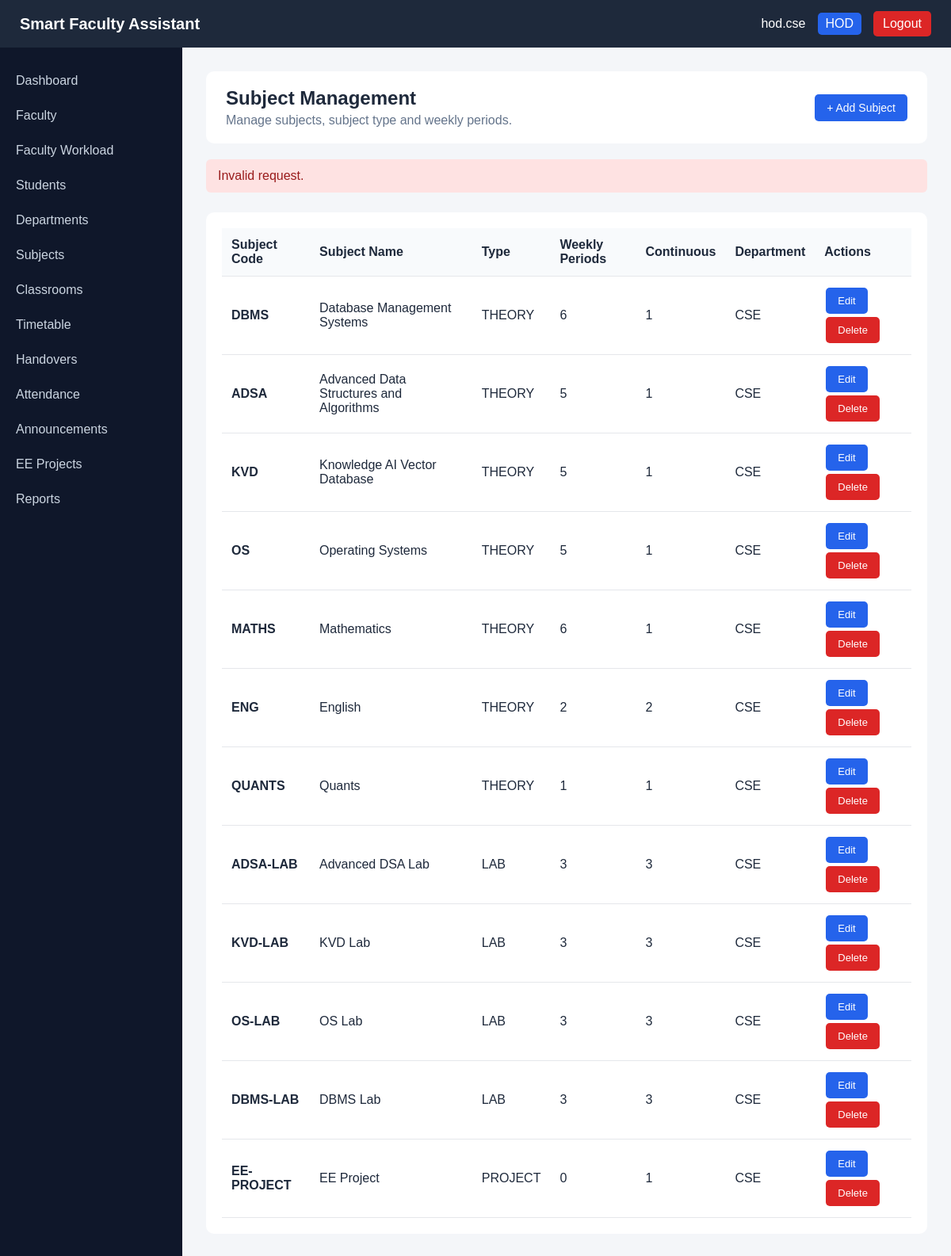
The page /admin/subjects.php?error=invalid_request (signed in) on the database its author committed.
### tables this page shows
CREATE TABLE subjects (
    subject_id INT AUTO_INCREMENT PRIMARY KEY,

    subject_code VARCHAR(30) NOT NULL UNIQUE,

    subject_name VARCHAR(100) NOT NULL,

    subject_type ENUM(
        'THEORY',
        'LAB',
        'PROJECT'
    ) NOT NULL,

    weekly_periods INT NOT NULL DEFAULT 0,

    continuous_periods INT NOT NULL DEFAULT 1,

    department_id INT,

    FOREIGN KEY (department_id)
        REFERENCES departments(department_id)
        ON DELETE SET NULL
        ON UPDATE CASCADE
);

CREATE TABLE departments (
    department_id INT AUTO_INCREMENT PRIMARY KEY,

    department_code VARCHAR(20) NOT NULL UNIQUE,

    department_name VARCHAR(100) NOT NULL UNIQUE
);

### admin/subjects.php (the view, shortened to what this page needs)
<?php
require_once "../config/database.php";
$sql = "
    SELECT
        s.subject_id,
        s.subject_code,
        s.subject_name,
        s.subject_type,
        s.weekly_periods,
        s.continuous_periods,
        s.department_id,
        d.department_code,
        d.department_name
    FROM subjects s
    LEFT JOIN departments d
        ON s.department_id = d.department_id
    ORDER BY s.subject_id ASC
";
$result = $conn->query($sql);
?>
<?php require_once "../includes/header.php"; ?>
<?php require_once "../includes/navbar.php"; ?>
<?php require_once "../includes/sidebar.php"; ?>
<main>
    <div class="page-header">
        <div>
            <h1>Subject Management</h1>
            <p>
                Manage subjects, subject type and weekly periods.
            </p>
        </div>
        <a
            href="subject-add.php"
            class="btn btn-primary"
        >
            + Add Subject
        </a>
    </div>
    <?php if (isset($_GET["error"])): ?>
        <div class="alert alert-error">
            <?php
            $error = $_GET["error"];
            if ($error === "in_use") {
                echo "This subject cannot be deleted because it is already being used.";
            } elseif ($error === "not_found") {
                echo "Subject not found.";
            } elseif ($error === "delete_failed") {
                echo "Failed to delete subject.";
            } elseif ($error === "invalid_request") {
                echo "Invalid request.";
            } else {
                echo "An error occurred.";
            }
            ?>
        </div>
    <?php endif; ?>
    <div class="table-container">
        <table>
            <thead>
                <tr>
                    <th>Subject Code</th>
                    <th>Subject Name</th>
                    <th>Type</th>
                    <th>Weekly Periods</th>
                    <th>Continuous</th>
                    <th>Department</th>
                    <th>Actions</th>
                </tr>
            </thead>
            <tbody>
                <?php if ($result && $result->num_rows > 0): ?>
                    <?php while ($row = $result->fetch_assoc()): ?>
                        <tr>
                            <td>
                                <strong>
                                    <?php
                                    echo htmlspecialchars(
                                        $row["subject_code"]
                                    );
                                    ?>
                                </strong>
                            </td>
                            <td>
                                <?php
                                echo htmlspecialchars(
                                    $row["subject_name"]
                                );
                                ?>
                            </td>
                            <td>
                                <?php if ($row["subject_type"] === "THEORY"): ?>
                                    <span class="status-badge active">
                                        THEORY
                                    </span>
                                <?php elseif ($row["subject_type"] === "LAB"): ?>
                                    <span class="status-badge warning">
                                        LAB
                                    </span>
                                <?php else: ?>
                                    <span class="status-badge">
                                        PROJECT
                                    </span>
                                <?php endif; ?>
                            </td>
                            <td>
                                <?php
                                echo (int)$row["weekly_periods"];
                                ?>
                            </td>
                            <td>
                                <?php
                                echo (int)$row["continuous_periods"];
                                ?>
                            </td>
                            <td>
                                <?php
                                if (!empty($row["department_code"])) {
                                    echo htmlspecialchars(
                                        $row["department_code"]
                                    );
                                } else {
                                    echo "Not assigned";
                                }
                                ?>
                            </td>
                            <td>
                                <a
                                    href="subject-edit.php?id=<?php
                                        echo (int)$row["subject_id"];
                                    ?>"
                                    class="btn btn-primary"
                                >
                                    Edit
                                </a>
                                <a
                                    href="subject-delete.php?id=<?php
                                        echo (int)$row["subject_id"];
                                    ?>"
                                    class="btn btn-danger"
                                    onclick="
                                        return confirm(
                                            'WARNING: This will permanently delete this subject. Continue?'
                                        );
                                    "
                                >
                                    Delete
                                </a>
                            </td>
                        </tr>
                    <?php endwhile; ?>
                <?php endif; ?>
            </tbody>
        </table>
    </div>
</main>
<?php require_once "../includes/footer.php"; ?>

### assets/css/style.css (style rules this page uses)
* { margin: 0; padding: 0; box-sizing: border-box; }
body { font-family: Arial, sans-serif; background: #f4f6f9; color: #1e293b; }
main, .main-content { margin-left: 230px; padding: 90px 30px 30px; min-height: 100vh; width: auto; box-sizing: border-box; }
.page-header { display: flex; justify-content: space-between; align-items: center; width: 100%; padding: 20px 25px; margin-bottom: 20px; background: #ffffff; border-radius: 10px; box-sizing: border-box; gap: 20px; }
.page-header p { margin: 0; color: #64748b; }
.page-header .btn { flex-shrink: 0; }
.table-container { background: white; padding: 20px; border-radius: 10px; margin-top: 25px; overflow-x: auto; }
table { width: 100%; border-collapse: collapse; }
th, td { padding: 12px; border-bottom: 1px solid #e5e7eb; text-align: left; }
th { background: #f8fafc; }
.btn { display: inline-block; padding: 9px 15px; border: none; border-radius: 5px; text-decoration: none; cursor: pointer; font-size: 14px; }
.btn-primary { background: #2563eb; color: white; }
.btn-danger { background: #dc2626; color: white; }
.alert { padding: 12px 15px; margin-bottom: 20px; border-radius: 6px; }
.table-container .btn { margin: 2px; font-size: 13px; }
.alert-error { background: #fee2e2; color: #991b1b; padding: 12px 15px; margin-bottom: 20px; border-radius: 6px; }
.page-header h1 { margin: 0 0 5px 0; color: #1e293b; font-size: 24px; }

### rows shown on the page
subjects: subject_code "DBMS", subject_name "Database Management Systems", subject_type "THEORY", weekly_periods "6", continuous_periods "1", department.department_code "CSE"
subjects: subject_code "ADSA", subject_name "Advanced Data Structures and Algorithms", subject_type "THEORY", weekly_periods "5", continuous_periods "1", department.department_code "CSE"
subjects: subject_code "KVD", subject_name "Knowledge AI Vector Database", subject_type "THEORY", weekly_periods "5", continuous_periods "1", department.department_code "CSE"
subjects: subject_code "OS", subject_name "Operating Systems", subject_type "THEORY", weekly_periods "5", continuous_periods "1", department.department_code "CSE"
subjects: subject_code "MATHS", subject_name "Mathematics", subject_type "THEORY", weekly_periods "6", continuous_periods "1", department.department_code "CSE"
subjects: subject_code "ENG", subject_name "English", subject_type "THEORY", weekly_periods "2", continuous_periods "2", department.department_code "CSE"
subjects: subject_code "QUANTS", subject_name "Quants", subject_type "THEORY", weekly_periods "1", continuous_periods "1", department.department_code "CSE"
subjects: subject_code "ADSA-LAB", subject_name "Advanced DSA Lab", subject_type "LAB", weekly_periods "3", continuous_periods "3", department.department_code "CSE"
subjects: subject_code "KVD-LAB", subject_name "KVD Lab", subject_type "LAB", weekly_periods "3", continuous_periods "3", department.department_code "CSE"
subjects: subject_code "OS-LAB", subject_name "OS Lab", subject_type "LAB", weekly_periods "3", continuous_periods "3", department.department_code "CSE"
subjects: subject_code "DBMS-LAB", subject_name "DBMS Lab", subject_type "LAB", weekly_periods "3", continuous_periods "3", department.department_code "CSE"
subjects: subject_code "EE-PROJECT", subject_name "EE Project", subject_type "PROJECT", weekly_periods "0", continuous_periods "1", department.department_code "CSE"

### other values the page prints
$_SESSION['username'] "hod.cse"
$_SESSION['role'] "HOD"
